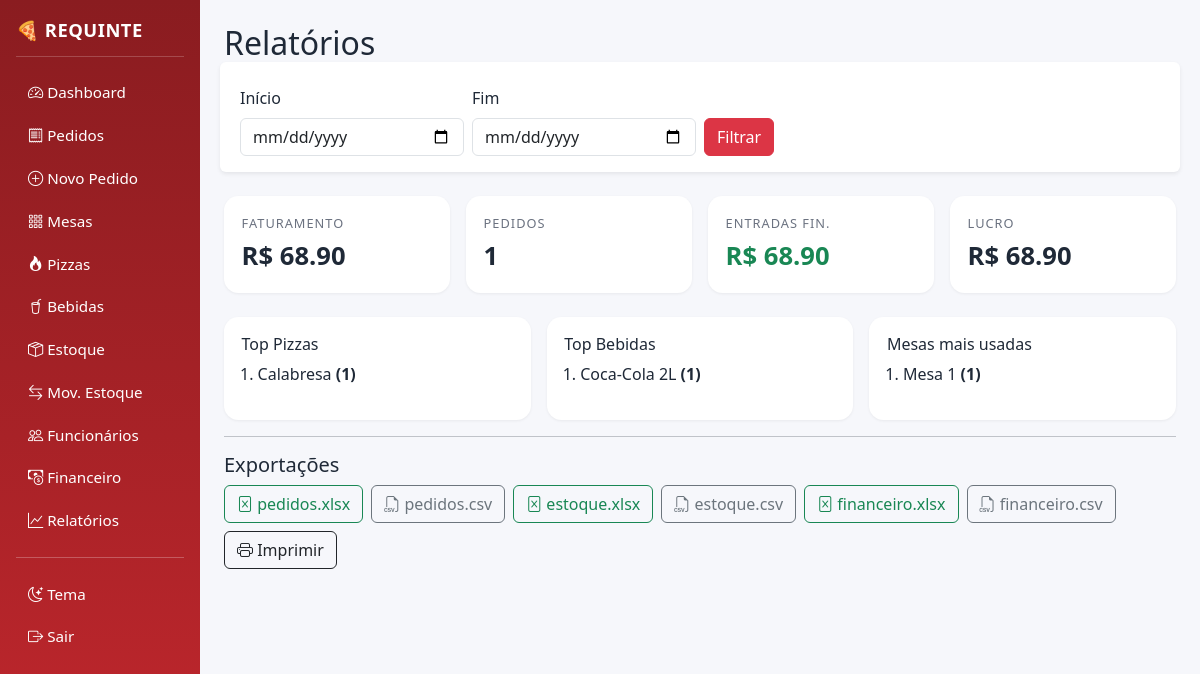
/relatorios/ (signed in), run on the app's committed database.
### models.py (models this page shows)
class Pizza(db.Model):
    __tablename__ = "pizzas"
    id = db.Column(db.Integer, primary_key=True)
    nome = db.Column(db.String(120), nullable=False)
    descricao = db.Column(db.Text)
    tamanho = db.Column(db.String(20), default="Média")
    valor = db.Column(db.Float, default=0.0)
    ativo = db.Column(db.Boolean, default=True)
    ingredientes = db.relationship("IngredientePizza", backref="pizza", cascade="all,delete")

class Bebida(db.Model):
    __tablename__ = "bebidas"
    id = db.Column(db.Integer, primary_key=True)
    nome = db.Column(db.String(120), nullable=False)
    categoria = db.Column(db.String(60))
    valor = db.Column(db.Float, default=0.0)
    estoque_atual = db.Column(db.Integer, default=0)
    ativo = db.Column(db.Boolean, default=True)

### routes/relatorios.py (the view)
@bp.route("/")
@login_required
def index():
    inicio, fim = _parse_periodo()
    q = Pedido.query
    if inicio: q = q.filter(Pedido.data >= inicio)
    if fim: q = q.filter(Pedido.data <= fim)
    faturamento = q.with_entities(func.coalesce(func.sum(Pedido.valor_total),0)).filter(Pedido.status!="Cancelado").scalar()
    qtd_pedidos = q.count()
    top_pizzas = db.session.query(Pizza.nome, func.sum(ItemPedido.quantidade).label("qtd"))\
        .join(ItemPedido, ItemPedido.pizza_id==Pizza.id)\
        .join(Pedido, Pedido.id==ItemPedido.pedido_id)
    if inicio: top_pizzas = top_pizzas.filter(Pedido.data >= inicio)
    if fim: top_pizzas = top_pizzas.filter(Pedido.data <= fim)
    top_pizzas = top_pizzas.group_by(Pizza.id).order_by(func.sum(ItemPedido.quantidade).desc()).limit(10).all()
    top_bebidas = db.session.query(Bebida.nome, func.sum(ItemPedido.quantidade).label("qtd"))\
        .join(ItemPedido, ItemPedido.bebida_id==Bebida.id)\
        .group_by(Bebida.id).order_by(func.sum(ItemPedido.quantidade).desc()).limit(10).all()
    top_mesas = db.session.query(Mesa.numero, func.count(Pedido.id).label("qtd"))\
        .join(Pedido, Pedido.mesa_id==Mesa.id).group_by(Mesa.id)\
        .order_by(func.count(Pedido.id).desc()).limit(10).all()
    entradas = db.session.query(func.coalesce(func.sum(Financeiro.valor),0)).filter(Financeiro.tipo=="entrada").scalar()
    despesas = db.session.query(func.coalesce(func.sum(Financeiro.valor),0)).filter(Financeiro.tipo=="despesa").scalar()
    return render_template("relatorios.html",
        faturamento=faturamento, qtd_pedidos=qtd_pedidos,
        top_pizzas=top_pizzas, top_bebidas=top_bebidas, top_mesas=top_mesas,
        entradas=entradas, despesas=despesas, lucro=entradas-despesas,
        inicio=request.args.get("inicio",""), fim=request.args.get("fim",""))

### models.py (called while the page is built)
    @property
    def is_active(self):
        return self.ativo

### routes/relatorios.py (called while the page is built)
def _parse_periodo():
    inicio = request.args.get("inicio")
    fim = request.args.get("fim")
    try:
        inicio = datetime.fromisoformat(inicio) if inicio else None
        fim = datetime.fromisoformat(fim) if fim else None
    except ValueError:
        inicio = fim = None
    return inicio, fim

### templates/relatorios.html
{% extends "base.html" %}{% block content %}
<h2>Relatórios</h2>
<form class="row g-2 mb-4 bg-white p-3 rounded shadow-sm">
<div class="col-md-3"><label class="form-label">Início</label><input type="date" name="inicio" value="{{inicio}}" class="form-control"></div>
<div class="col-md-3"><label class="form-label">Fim</label><input type="date" name="fim" value="{{fim}}" class="form-control"></div>
<div class="col-md-3 align-self-end"><button class="btn btn-danger">Filtrar</button></div>
</form>
<div class="row g-3 mb-4">
<div class="col-md-3"><div class="card-kpi"><div class="label">Faturamento</div><div class="value">R$ {{"%.2f"|format(faturamento)}}</div></div></div>
<div class="col-md-3"><div class="card-kpi"><div class="label">Pedidos</div><div class="value">{{qtd_pedidos}}</div></div></div>
<div class="col-md-3"><div class="card-kpi"><div class="label">Entradas Fin.</div><div class="value text-success">R$ {{"%.2f"|format(entradas)}}</div></div></div>
<div class="col-md-3"><div class="card-kpi"><div class="label">Lucro</div><div class="value">R$ {{"%.2f"|format(lucro)}}</div></div></div>
</div>
<div class="row g-3">
<div class="col-md-4"><div class="card-kpi"><h6>Top Pizzas</h6><ol class="ps-3">
{% for n,q in top_pizzas %}<li>{{n}} <b>({{q|int}})</b></li>{% else %}<li class="text-muted">—</li>{% endfor %}</ol></div></div>
<div class="col-md-4"><div class="card-kpi"><h6>Top Bebidas</h6><ol class="ps-3">
{% for n,q in top_bebidas %}<li>{{n}} <b>({{q|int}})</b></li>{% else %}<li class="text-muted">—</li>{% endfor %}</ol></div></div>
<div class="col-md-4"><div class="card-kpi"><h6>Mesas mais usadas</h6><ol class="ps-3">
{% for n,q in top_mesas %}<li>Mesa {{n}} <b>({{q}})</b></li>{% else %}<li class="text-muted">—</li>{% endfor %}</ol></div></div>
</div>
<hr><h5>Exportações</h5>
<div class="d-flex gap-2 flex-wrap">
{% for t in ['pedidos','estoque','financeiro'] %}
<a class="btn btn-outline-success" href="{{ url_for('relatorios.exportar',formato='xlsx',tipo=t) }}"><i class="bi bi-file-excel"></i> {{t}}.xlsx</a>
<a class="btn btn-outline-secondary" href="{{ url_for('relatorios.exportar',formato='csv',tipo=t) }}"><i class="bi bi-filetype-csv"></i> {{t}}.csv</a>
{% endfor %}
<button class="btn btn-outline-dark" onclick="window.print()"><i class="bi bi-printer"></i> Imprimir</button>
</div>
{% endblock %}

### static/css/app.css (style rules this page uses)
:root { --bg:#f6f7fb;--card:#fff;--brand:#c1272d;--brand-dark:#8a1c20;--text:#1f2937;--muted:#6b7280; }
body { background:var(--bg);color:var(--text); }
.card-kpi { background:var(--card);border-radius:.9rem;padding:1.1rem;box-shadow:0 1px 3px rgba(0,0,0,.06); }
.card-kpi .label { color:var(--muted);font-size:.8rem;text-transform:uppercase;letter-spacing:1px; }
.card-kpi .value { font-size:1.6rem;font-weight:700;margin-top:.25rem; }

### data on the page
Pizza: nome "Calabresa", ativo "1"
Bebida: nome "Coca-Cola 2L", q "1"

### other printed values
{{ "%.2f"|format(faturamento) }} "68.90"
{{ qtd_pedidos }} "1"
{{ "%.2f"|format(entradas) }} "68.90"
{{ "%.2f"|format(lucro) }} "68.90"
{{ n }} "1"
{{ q }} "1"
{{ t }} "pedidos" "estoque" "financeiro"
